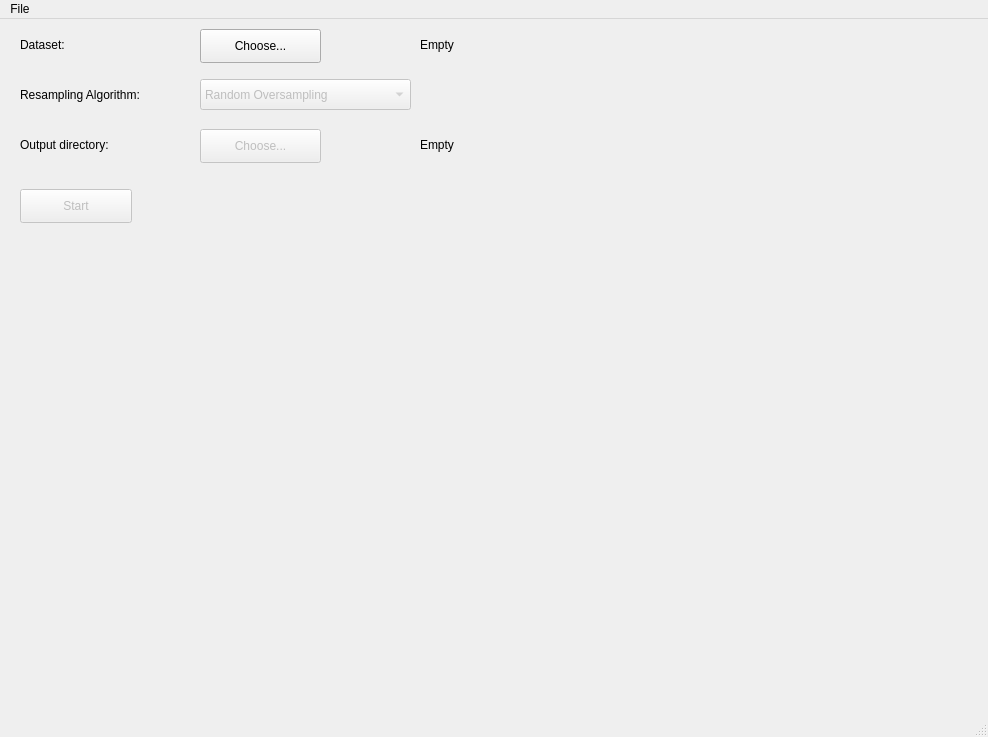
<?xml version="1.0" encoding="UTF-8"?>
<ui version="4.0">
 <class>MainWindow</class>
 <widget class="QMainWindow" name="MainWindow">
  <property name="geometry">
   <rect>
    <x>0</x>
    <y>0</y>
    <width>988</width>
    <height>737</height>
   </rect>
  </property>
  <property name="windowTitle">
   <string>MainWindow</string>
  </property>
  <widget class="QWidget" name="centralwidget">
   <widget class="QLabel" name="label">
    <property name="geometry">
     <rect>
      <x>20</x>
      <y>60</y>
      <width>169</width>
      <height>31</height>
     </rect>
    </property>
    <property name="maximumSize">
     <size>
      <width>169</width>
      <height>91</height>
     </size>
    </property>
    <property name="text">
     <string>Resampling Algorithm:</string>
    </property>
   </widget>
   <widget class="QLabel" name="label_2">
    <property name="geometry">
     <rect>
      <x>20</x>
      <y>10</y>
      <width>169</width>
      <height>31</height>
     </rect>
    </property>
    <property name="maximumSize">
     <size>
      <width>169</width>
      <height>91</height>
     </size>
    </property>
    <property name="text">
     <string>Dataset:</string>
    </property>
   </widget>
   <widget class="QLabel" name="outputDirLabel">
    <property name="geometry">
     <rect>
      <x>20</x>
      <y>110</y>
      <width>169</width>
      <height>31</height>
     </rect>
    </property>
    <property name="maximumSize">
     <size>
      <width>169</width>
      <height>91</height>
     </size>
    </property>
    <property name="text">
     <string>Output directory:</string>
    </property>
   </widget>
   <widget class="QComboBox" name="resamplingAlgorithms">
    <property name="enabled">
     <bool>false</bool>
    </property>
    <property name="geometry">
     <rect>
      <x>200</x>
      <y>60</y>
      <width>211</width>
      <height>31</height>
     </rect>
    </property>
    <item>
     <property name="text">
      <string>Random Oversampling</string>
     </property>
    </item>
    <item>
     <property name="text">
      <string>Random Undersampling</string>
     </property>
    </item>
    <item>
     <property name="text">
      <string>Smote</string>
     </property>
    </item>
   </widget>
   <widget class="QPushButton" name="datasetButton">
    <property name="geometry">
     <rect>
      <x>200</x>
      <y>10</y>
      <width>121</width>
      <height>34</height>
     </rect>
    </property>
    <property name="text">
     <string>Choose...</string>
    </property>
   </widget>
   <widget class="QPushButton" name="outputDirectoryButton">
    <property name="enabled">
     <bool>false</bool>
    </property>
    <property name="geometry">
     <rect>
      <x>200</x>
      <y>110</y>
      <width>121</width>
      <height>34</height>
     </rect>
    </property>
    <property name="text">
     <string>Choose...</string>
    </property>
   </widget>
   <widget class="QLabel" name="datasetPickedLabel">
    <property name="geometry">
     <rect>
      <x>420</x>
      <y>10</y>
      <width>331</width>
      <height>31</height>
     </rect>
    </property>
    <property name="text">
     <string>Empty</string>
    </property>
   </widget>
   <widget class="QLabel" name="outputDirectoryPickedLabel">
    <property name="geometry">
     <rect>
      <x>420</x>
      <y>110</y>
      <width>331</width>
      <height>31</height>
     </rect>
    </property>
    <property name="text">
     <string>Empty</string>
    </property>
   </widget>
   <widget class="QPushButton" name="startButton">
    <property name="enabled">
     <bool>false</bool>
    </property>
    <property name="geometry">
     <rect>
      <x>20</x>
      <y>170</y>
      <width>112</width>
      <height>34</height>
     </rect>
    </property>
    <property name="text">
     <string>Start</string>
    </property>
   </widget>
  </widget>
  <widget class="QMenuBar" name="menubar">
   <property name="geometry">
    <rect>
     <x>0</x>
     <y>0</y>
     <width>988</width>
     <height>21</height>
    </rect>
   </property>
   <widget class="QMenu" name="menuAsd">
    <property name="title">
     <string>File</string>
    </property>
    <addaction name="separator"/>
    <addaction name="separator"/>
    <addaction name="actionQqq"/>
   </widget>
   <addaction name="menuAsd"/>
  </widget>
  <widget class="QStatusBar" name="statusbar"/>
  <action name="actionQqq">
   <property name="text">
    <string>Test</string>
   </property>
  </action>
 </widget>
 <resources/>
 <connections/>
</ui>
